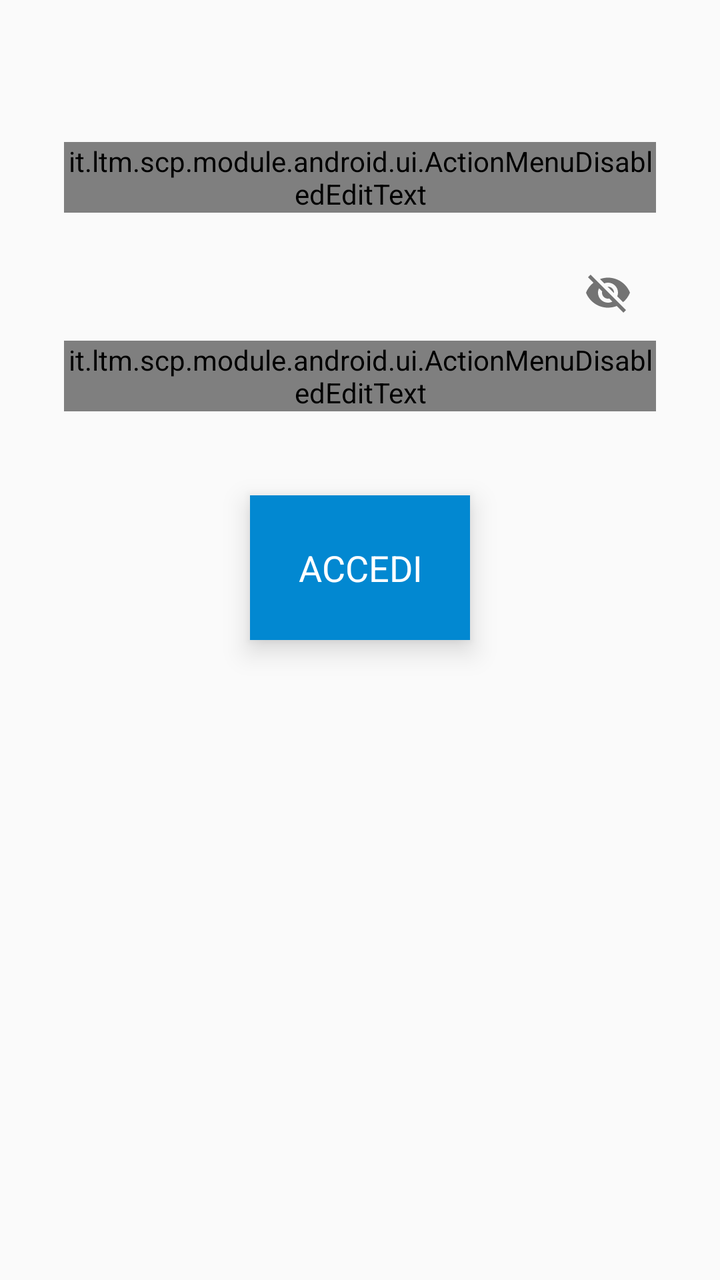
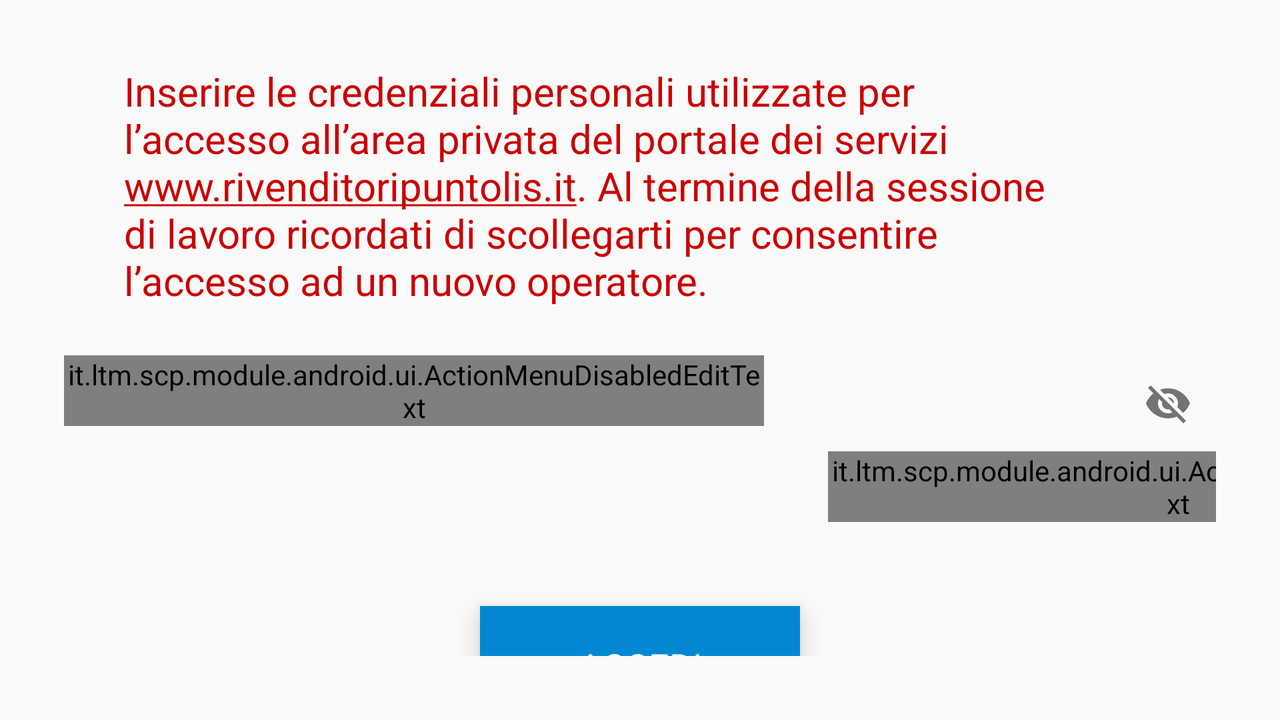

Compare how this app lays out the same screen by default and in its alternative resource folder. The renders come first, then the two layout files and the values they reference.
<!-- AndroidManifest.xml: application theme AppTheme -->
<!-- res/layout/view_login.xml -->
<?xml version="1.0" encoding="utf-8"?>
<LinearLayout xmlns:android="http://schemas.android.com/apk/res/android"
    xmlns:app="http://schemas.android.com/apk/res-auto"
    android:layout_width="match_parent"
    android:layout_height="wrap_content"
    android:orientation="vertical"
    android:padding="32dp">

    <TextView
        android:id="@+id/text_login_error"
        android:layout_width="wrap_content"
        android:layout_height="wrap_content"
        android:layout_gravity="center_horizontal"
        android:layout_marginLeft="40dp"
        android:layout_marginRight="40dp"
        android:text=""
        android:textColor="@android:color/holo_red_dark"
        android:textSize="20sp" />

    <android.support.design.widget.TextInputLayout
        android:id="@+id/layout_text_usr"
        android:layout_width="match_parent"
        android:layout_height="wrap_content"
        android:layout_gravity="center_horizontal"
        android:layout_marginTop="12dp"
        app:hintTextAppearance="@style/FloatingHintTextStyle">

        <it.ltm.scp.module.android.ui.ActionMenuDisabledEditText
            android:id="@+id/edit_text_usr"
            android:layout_width="match_parent"
            android:layout_height="wrap_content"
            android:hint="Username"
            android:importantForAutofill="no"
            android:inputType="text"
            android:textSize="28sp" />
    </android.support.design.widget.TextInputLayout>

    <android.support.design.widget.TextInputLayout
        android:id="@+id/layout_text_pwd"
        android:layout_width="match_parent"
        android:layout_height="wrap_content"
        android:layout_gravity="center_horizontal"
        android:layout_marginTop="16dp"
        app:hintTextAppearance="@style/FloatingHintTextStyle"
        app:passwordToggleEnabled="true">

        <it.ltm.scp.module.android.ui.ActionMenuDisabledEditText
            android:id="@+id/edit_text_pwd"
            android:layout_width="match_parent"
            android:layout_height="wrap_content"
            android:hint="Password"
            android:imeOptions="actionDone"
            android:importantForAutofill="no"
            android:inputType="textPassword"
            android:textSize="28sp" />
    </android.support.design.widget.TextInputLayout>

    <TextView
        android:onClick="accedi"
        android:id="@+id/view_login_button_accedi"
        android:layout_width="wrap_content"
        android:layout_height="wrap_content"
        android:layout_gravity="center_horizontal"
        android:padding="24dp"
        android:layout_marginTop="42dp"
        android:background="@color/buttonBackground"
        android:elevation="8dp"
        android:gravity="center"
        android:text="ACCEDI"
        android:textColor="@android:color/white"
        android:textSize="18sp" />
</LinearLayout>
<!-- resources referenced by this layout -->
<resources>
  <color name="buttonBackground">#0288D1</color>
  <style name="FloatingHintTextStyle" parent="TextAppearance.Design.Hint">
          <item name="android:textSize">20sp</item>
      </style>
  <style name="AppTheme" parent="Theme.AppCompat.Light.NoActionBar">
          
          <item name="colorPrimary">@color/colorPrimary</item>
          <item name="colorPrimaryDark">@color/colorPrimaryDark</item>
          <item name="colorAccent">@color/colorAccent</item>
  
          <item name="windowNoTitle">true</item>
          <item name="windowActionBar">false</item>
          <item name="android:windowFullscreen">true</item>
          <item name="android:windowContentOverlay">@null</item>
          <item name="colorControlActivated">@color/buttonBackground</item>
          <item name="colorControlHighlight">@color/buttonBackground</item>
      </style>
  <color name="colorPrimary">#3F51B5</color>
  <color name="colorPrimaryDark">#303F9F</color>
  <color name="colorAccent">#FF4081</color>
</resources>
<!-- res/layout-land/view_login.xml (the author's variant of the layout above) -->
<!-- drawn on the phone turned sideways -->
<?xml version="1.0" encoding="utf-8"?>
<LinearLayout xmlns:android="http://schemas.android.com/apk/res/android"
    xmlns:app="http://schemas.android.com/apk/res-auto"
    android:layout_width="wrap_content"
    android:layout_height="wrap_content"
    android:orientation="vertical"
    android:padding="32dp">

    <TextView
        android:id="@+id/text_login_error"
        android:layout_width="wrap_content"
        android:layout_height="wrap_content"
        android:layout_gravity="center_horizontal"
        android:textSize="20sp"
        android:layout_marginRight="60dp"
        android:layout_marginLeft="40dp"
        android:textColor="@android:color/holo_red_dark"
        android:text="@string/login_message"
        />

    <LinearLayout
        android:layout_width="wrap_content"
        android:layout_height="wrap_content"
        android:orientation="horizontal"
        android:layout_gravity="center_horizontal"
        android:layout_marginTop="24dp"
        >


        <android.support.design.widget.TextInputLayout
            android:id="@+id/layout_text_usr"
            android:layout_width="wrap_content"
            android:layout_height="wrap_content"
            app:hintTextAppearance="@style/FloatingHintTextStyle">

            <it.ltm.scp.module.android.ui.ActionMenuDisabledEditText
                android:id="@+id/edit_text_usr"
                android:layout_width="350dp"
                android:layout_height="wrap_content"
                android:importantForAutofill="no"
                android:hint="Username"
                android:imeOptions="actionNext"
                android:inputType="text"
                android:textSize="28sp"/>


        </android.support.design.widget.TextInputLayout>

        <android.support.design.widget.TextInputLayout
            android:id="@+id/layout_text_pwd"
            android:layout_width="wrap_content"
            android:layout_height="wrap_content"
            android:layout_marginLeft="32dp"
            app:passwordToggleEnabled="true"
            app:hintTextAppearance="@style/FloatingHintTextStyle">

            <it.ltm.scp.module.android.ui.ActionMenuDisabledEditText
                android:id="@+id/edit_text_pwd"
                android:layout_width="350dp"
                android:layout_height="wrap_content"
                android:hint="Password"
                android:importantForAutofill="no"
                android:imeOptions="actionDone"
                android:inputType="textPassword"
                android:textSize="28sp" />

        </android.support.design.widget.TextInputLayout>


    </LinearLayout>

    <TextView
        android:onClick="accedi"
        android:id="@+id/view_login_button_accedi"
        android:layout_width="160dp"
        android:layout_height="60dp"
        android:layout_gravity="center_horizontal"
        android:layout_marginTop="42dp"
        android:background="@color/buttonBackground"
        android:elevation="8dp"
        android:gravity="center"
        android:text="ACCEDI"
        android:textColor="@android:color/white"
        android:textSize="18sp" />

</LinearLayout>
<!-- resources referenced by the variant -->
<!-- as the phone turned sideways resolves them -->
<resources>
  <color name="buttonBackground">#0288D1</color>
  <string name="login_message">Inserire le credenziali personali utilizzate per l’accesso all’area privata del portale dei
          servizi <u>www.rivenditoripuntolis.it</u>. Al termine della sessione di lavoro  ricordati di scollegarti
  per consentire l’accesso ad un nuovo operatore.
  </string>
  <style name="FloatingHintTextStyle" parent="TextAppearance.Design.Hint">
          <item name="android:textSize">20sp</item>
      </style>
  <style name="AppTheme" parent="Theme.AppCompat.Light.NoActionBar">
          
          <item name="colorPrimary">@color/colorPrimary</item>
          <item name="colorPrimaryDark">@color/colorPrimaryDark</item>
          <item name="colorAccent">@color/colorAccent</item>
  
          <item name="windowNoTitle">true</item>
          <item name="windowActionBar">false</item>
          <item name="android:windowFullscreen">true</item>
          <item name="android:windowContentOverlay">@null</item>
          <item name="colorControlActivated">@color/buttonBackground</item>
          <item name="colorControlHighlight">@color/buttonBackground</item>
      </style>
  <color name="colorPrimary">#3F51B5</color>
  <color name="colorPrimaryDark">#303F9F</color>
  <color name="colorAccent">#FF4081</color>
</resources>
